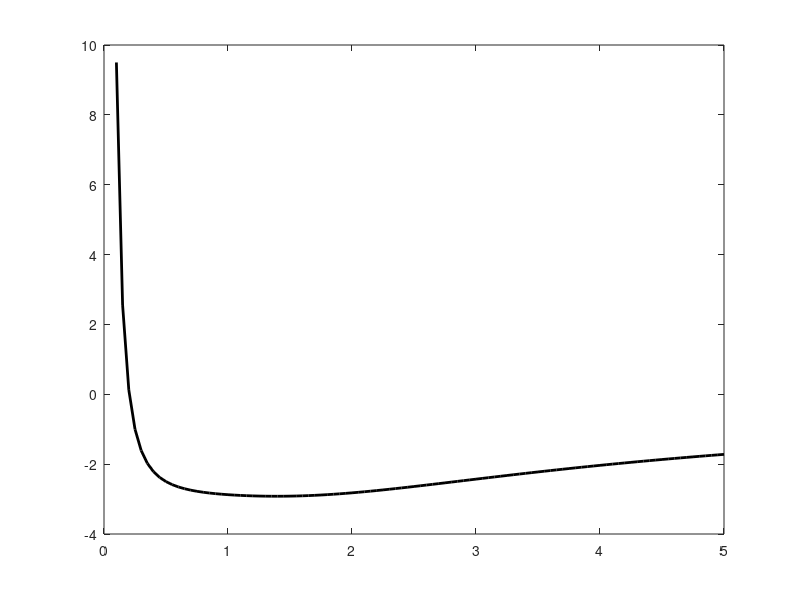

Source code (MATLAB): (Note: this script raises an error after producing the figure.)
% This script estimates the ground state energy of a "smooth" 
% rectangular potential by means of the variational principle. 
% As a test function we use a Gaussian wave packet centered at the 
% origin with a variable width.
%
% The Hamiltonian is estimated numerically using an FFT representation 
% of the kinetic energy.
%
% The ground state energy is also calculated "exactly" by diagoalizing 
% the full, numerical Hamiltonian.
%
% The estimated energy is plotted as a function of the width - along 
% with the "exact" ground state energy
%
% Numerical inputs:
% SigmaMin  - minimal value for the widht
% SigmaMax  - maximal value for the width
% SigmaStep - step size used for the width
% L         - size of domain 
% N         - number of grid points (should be 2^n)
%
% Physical inputs:
% V0        - the height of the potential (should be negative)
% w         - the width of the potential
% s         - the "smoothness" of the potential 
% Vpot      - the actual potential (function variable)
%
% All parameters and functions are hard coded initially

SigmaMin = 0.1;
SigmaMax = 5;
SigmaStep = 0.05;

% Test function
PsiTest = @(x,sigma) (2*pi*sigma^2)^(-0.25)*exp(-x.^2/(4*sigma^2));

% Potential:
V0 = -3;
w = 8;
s = 5;

% Grid parameters
L = 30;
N = 1024;              % For FFT's sake, we should have N=2^n

% Shape of the potential
Vpot = @(x) V0./(exp(s*(abs(x)-w/2))+1);

% Set up the grid.
x = linspace(-L/2,L/2,N);
x = x.';                            % Traspose
h = L/(N-1);

% Set up kinetic energy matrix by means of the fast Fourier transform
k = 2*pi/(N*h)*[0:(N/2-1), (-N/2:-1)];          % Vector with k-values
% Fourier transform the identity matrix:
Tmat_FFT = fft(eye(N));
% Multiply by (ik)^2
Tmat_FFT = diag(-k.^2)*Tmat_FFT;
% Transform back to x-representation
Tmat_FFT = ifft(Tmat_FFT);
Tmat_FFT = -1/2*Tmat_FFT;            % Correct prefactor

% Total Hamiltonian
H = Tmat_FFT + diag(Vpot(x));

% Calculate expectation value of the Hamiltonian
% for various sigmas
index = 1;
for sigma = SigmaMin:SigmaStep:SigmaMax
  Psi = PsiTest(x,sigma);                 % Wave function
  Sigma(index) = sigma;                   % Vector with sigma-values
  Energy(index) = h*Psi'*H*Psi;           % Expectation value
  index=index+1;                          % Update index
end

% Diagonalize to find eigen states and energies
[EigVectors EigValues] = eig(H);
% Extract eigen values from diagonal matrix
EigValues = diag(EigValues);
% Sort them (and remove spurious imaginary parts)
[EigValues, Indexes] = sort(real(EigValues));
EigVectors = EigVectors(:,Indexes);
% "Exact" groundState
GroundStateEnergy = EigValues(1);
GroundStateWF = EigVectors(:,1)/sqrt(h);  % Normalize

% Determine estimate - and error
[EnergyEstimate, MinInd] = min(Energy);
Error = EnergyEstimate - GroundStateEnergy;
disp(['Ground state energy estimate: ', ...
    num2str(EnergyEstimate)])
disp(['Actual ground state energy (on the grid): ', ...
    num2str(GroundStateEnergy)])
disp(['The error in ground state energy is ', num2str(Error),'.'])
disp(['This is corresponds to the relative error ',...
    num2str(abs(Error/GroundStateEnergy)*100),' %.'])

%
% Plot ground state energy estimate and compare with "exact" result
%
figure(1)
plot(Sigma, Energy, 'k-', 'linewidth', 2)
hold on
yline(GroundStateEnergy, 'r--', 'linewidth', 2);
hold off
grid on
set(gca,'fontsize',15)
xlabel('\sigma')
legend('<E(\sigma)>','Exact')

%
% Plot wave functions - the estimate and the "exact" one
%
% Estimated ground state
Psi = PsiTest(x, Sigma(MinInd));               
figure(2)
plot(x, abs(Psi).^2, 'k-', 'linewidth', 2)
hold on
% Plott "exact" wave function
plot(x, abs(GroundStateWF).^2, 'r--', 'linewidth', 2)          
% Fix strength of the potential for plotting
MaxWalPot = -.2*max(abs(Psi)).^2/V0;          
% Plot confining potential
plot(x, Vpot(x)*MaxWalPot, 'b');      
hold off
grid on
set(gca,'fontsize',15)
legend('Estimate','Exact','Potential')
